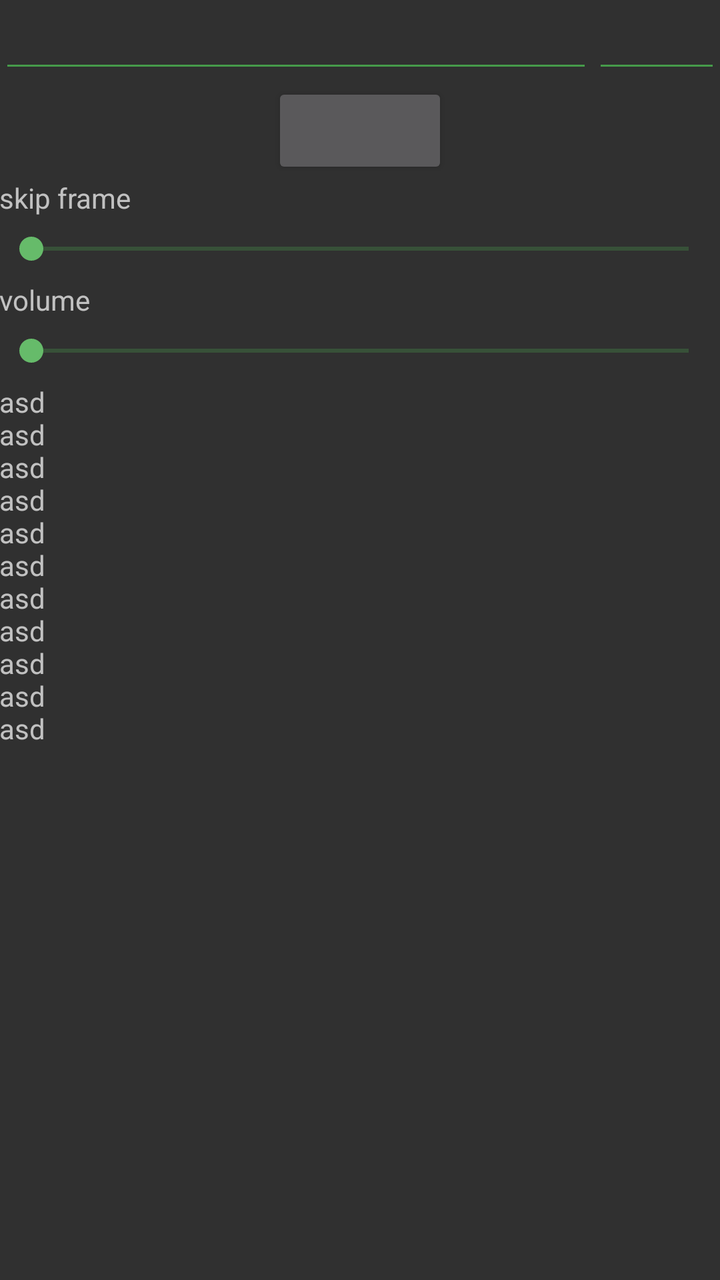
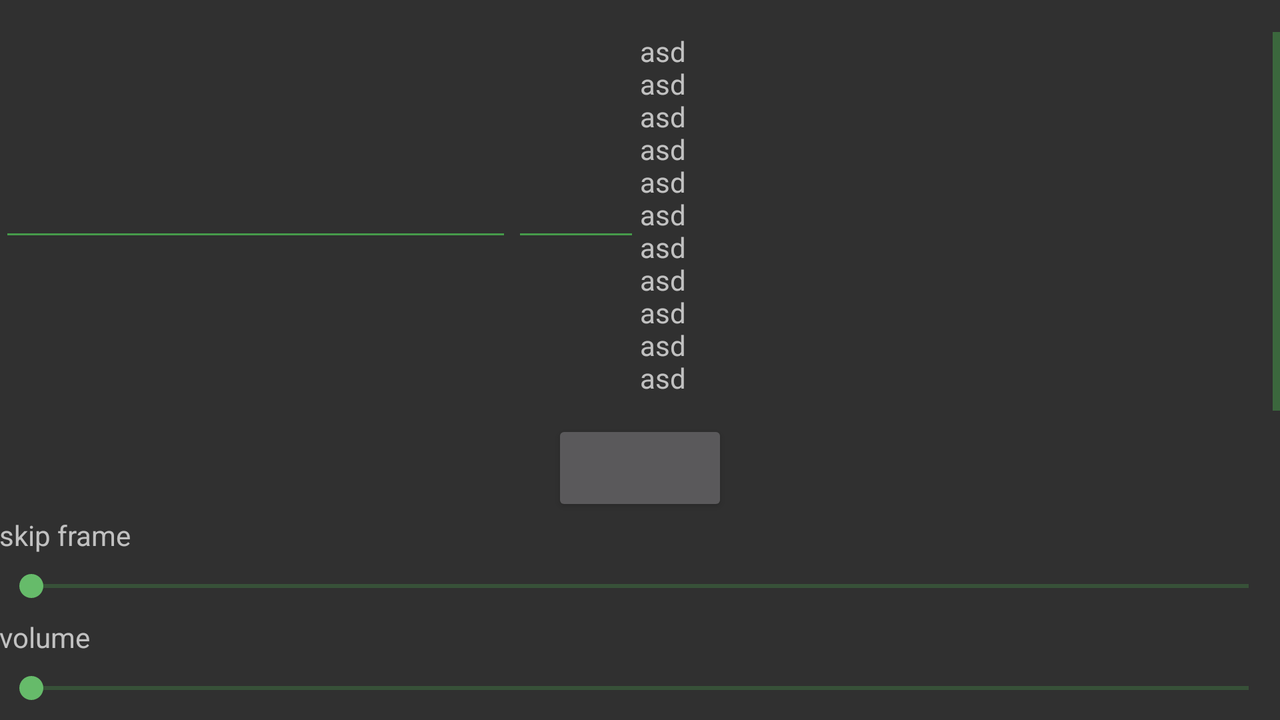

First picture: res/layout/ on a phone held upright. Second picture: the repository's own variant of that layout, on a device whose configuration matches the variant's folder. Source for both follows.
<!-- AndroidManifest.xml: application theme AppTheme -->
<!-- res/layout/activity_main.xml -->
<?xml version="1.0" encoding="utf-8"?>
<LinearLayout
    xmlns:android="http://schemas.android.com/apk/res/android"
    xmlns:tools="http://schemas.android.com/tools"
    android:id="@+id/container"
    android:layout_width="match_parent"
    android:layout_height="match_parent"
    android:paddingBottom="@dimen/activity_vertical_margin"
    android:paddingLeft="@dimen/activity_horizontal_margin"
    android:paddingRight="@dimen/activity_horizontal_margin"
    android:paddingTop="@dimen/activity_vertical_margin"
    android:orientation="vertical"
    android:focusableInTouchMode="true"
    tools:context=".ui.MainActivity">

    <include layout="@layout/layout_address_port"/>

    <include layout="@layout/layout_button_and_seek_bars" />

    <include layout="@layout/layout_scroll_log"
             android:layout_width="match_parent"
             android:layout_height="0dp"
             android:layout_weight="1"/>

</LinearLayout>
<!-- res/layout/layout_address_port.xml (included above) -->
<?xml version="1.0" encoding="utf-8"?>
<LinearLayout xmlns:android="http://schemas.android.com/apk/res/android"
              android:id="@+id/top_container"
              android:layout_width="match_parent"
              android:layout_height="wrap_content"
              android:layout_alignParentTop="true"
              android:focusable="true"
              android:focusableInTouchMode="true"
              android:orientation="horizontal">

    <AutoCompleteTextView
        android:id="@+id/address_autocomplete_text_view"
        android:layout_width="0dp"
        android:layout_height="wrap_content"
        android:layout_gravity="center"
        android:layout_weight="1"
        android:completionThreshold="3"
        android:digits="0123456789."
        android:imeOptions="actionNext"
        android:maxLines="1"
        android:nextFocusForward="@+id/port_edit_text"
        android:inputType="number|numberDecimal"/>

    <EditText
        android:id="@+id/port_edit_text"
        android:layout_width="64dp"
        android:layout_height="wrap_content"
        android:layout_gravity="center"
        android:inputType="number"
        android:imeOptions="actionDone"
        android:maxLines="1"
        />

</LinearLayout>
<!-- res/layout/layout_button_and_seek_bars.xml (included above) -->
<?xml version="1.0" encoding="utf-8"?>
<merge xmlns:android="http://schemas.android.com/apk/res/android">

    <Button
        android:id="@+id/button"
        android:layout_width="wrap_content"
        android:layout_height="wrap_content"
        android:layout_gravity="center_horizontal"
        />

    <TextView
        android:layout_width="wrap_content"
        android:layout_height="wrap_content"
        android:text="@string/skip_frame"/>
    <SeekBar
        android:id="@+id/skip_frame_seek_bar"
        android:layout_width="match_parent"
        android:layout_height="32dp"
        android:max="1000"/>


    <TextView
        android:layout_width="wrap_content"
        android:layout_height="wrap_content"
        android:text="@string/volume"/>
    <SeekBar
        android:id="@+id/volume_seek_bar"
        android:layout_width="match_parent"
        android:layout_height="32dp"
        android:max="1000"/>
</merge>
<!-- res/layout/layout_scroll_log.xml (included above) -->
<?xml version="1.0" encoding="utf-8"?>
<ScrollView
    xmlns:android="http://schemas.android.com/apk/res/android"
    xmlns:tools="http://schemas.android.com/tools"
    android:id="@+id/scroll_view"
    android:layout_width="0dp"
    android:layout_height="match_parent"
    android:layout_marginTop="16dp"
    android:layout_weight="1">

    <TextView
        android:id="@+id/text_view_log"
        tools:text="asd\nasd\nasd\nasd\nasd\nasd\nasd\nasd\nasd\nasd\nasd\n"
        android:layout_width="match_parent"
        android:layout_height="wrap_content"/>
</ScrollView>
<!-- resources referenced by this layout -->
<resources>
  <string name="skip_frame">skip frame</string>
  <string name="volume">volume</string>
  <style name="AppTheme" parent="Theme.AppCompat">
          
          <item name="colorPrimary">@color/colorPrimary</item>
          <item name="colorPrimaryDark">@color/colorPrimaryDark</item>
          <item name="colorAccent">@color/colorAccent</item>
  
  
          <item name="colorControlNormal">@color/colorControlNormal</item>
          <item name="colorControlActivated">@color/colorControlActivated</item>
          <item name="colorControlHighlight">@color/colorControlHighlight</item>
      </style>
  <color name="colorPrimary">#444444</color>
  <color name="colorPrimaryDark">#222222</color>
  <color name="colorAccent">#66BB6A</color>
  <color name="colorControlNormal">#469B4A</color>
  <color name="colorControlActivated">@color/colorAccent</color>
  <color name="colorControlHighlight">#ffffff00</color>
</resources>
<!-- res/layout-land/activity_main.xml (the repository's variant of the layout above) -->
<!-- drawn on the phone turned sideways -->
<?xml version="1.0" encoding="utf-8"?>
<LinearLayout
    xmlns:android="http://schemas.android.com/apk/res/android"
    xmlns:tools="http://schemas.android.com/tools"
    android:id="@+id/container"
    android:layout_width="match_parent"
    android:layout_height="match_parent"
    android:paddingBottom="@dimen/activity_vertical_margin"
    android:paddingLeft="@dimen/activity_horizontal_margin"
    android:paddingRight="@dimen/activity_horizontal_margin"
    android:paddingTop="@dimen/activity_vertical_margin"
    android:orientation="vertical"
    android:focusableInTouchMode="true"
    tools:context=".ui.MainActivity">

    <LinearLayout
        android:layout_width="match_parent"
        android:layout_height="0dp"
        android:layout_weight="1"
        android:orientation="horizontal">

        <include layout="@layout/layout_address_port"
                 android:layout_height="match_parent"
                 android:layout_width="0dp"
                 android:layout_weight="1" />

        <include layout="@layout/layout_scroll_log" />

    </LinearLayout>

    <include layout="@layout/layout_button_and_seek_bars" />

</LinearLayout>
